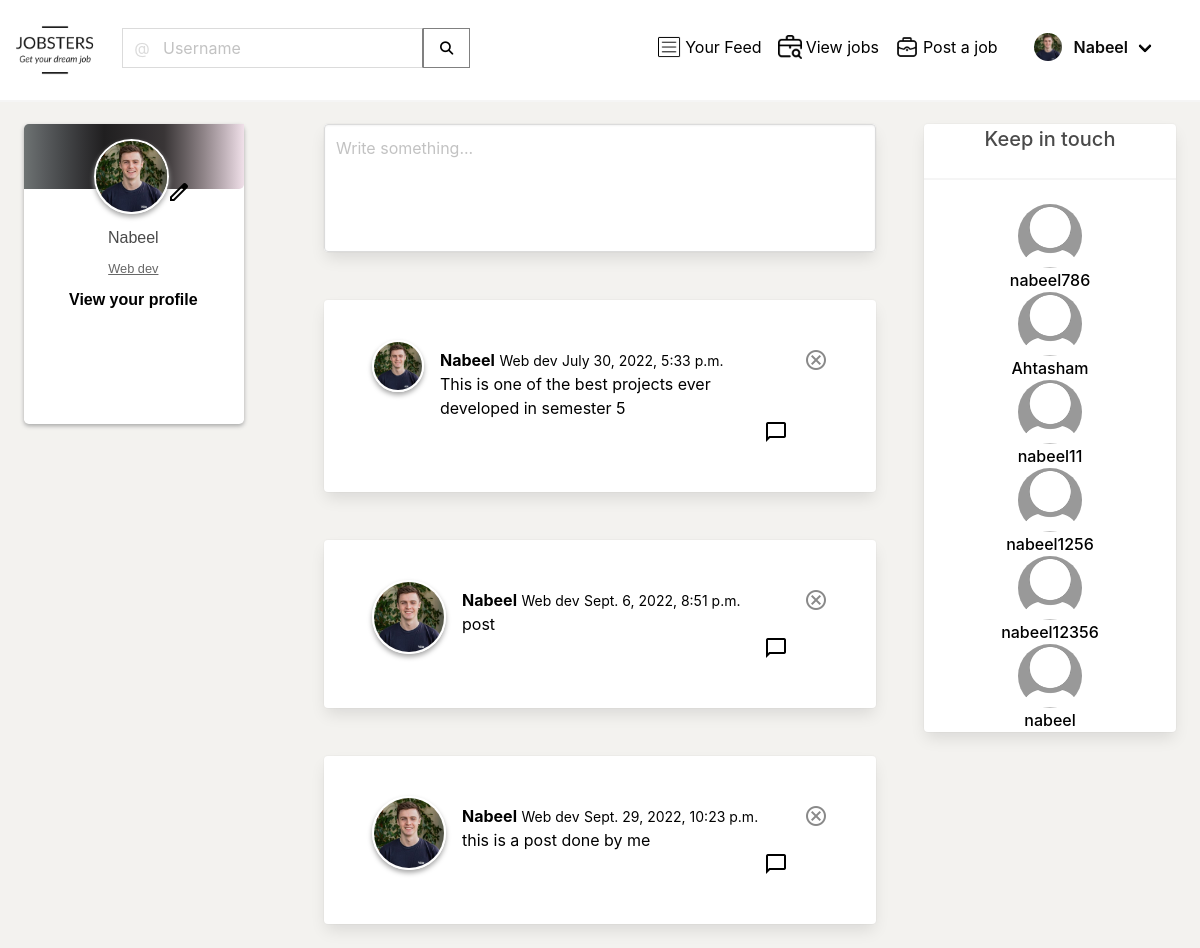
Page /global/ (signed in) on the committed database.
### global/models.py (models this page shows)
class UserProfile(models.Model):
    user = models.OneToOneField(User, primary_key=True, verbose_name='user',
                                related_name='profile', on_delete=models.CASCADE, db_constraint=False)
    name = models.CharField(max_length=30, blank=True, null=True)
    proffession = models.TextField(max_length=500, blank=True, null=True)
    birth_date=models.DateField(null=True, blank=True)
    location = models.CharField(max_length=100, blank=True, null=True)
    picture = models.ImageField(upload_to='uploads/profile_pictures', default='uploads/profile_pictures/default.png', blank=True)
    followers = models.ManyToManyField(User, blank=True, related_name='followers')
    resume = models.FileField(upload_to='documents/',
                              default='documents/yk_sugi_resume_new.docx', blank=True, null=True, validators=[FileExtensionValidator(['pdf'])])
    video_resume = models.FileField(upload_to='documents/',
                              default='documents/video_file.mp4', blank=True, null=True, validators=[FileExtensionValidator(['mp4'])])

class Post(models.Model):
    body=models.TextField()
    created_on=models.DateTimeField(default=timezone.now)
    author=models.ForeignKey(User,on_delete=models.CASCADE)

### global/views.py (the view, shortened to what this page needs)
# urls.py: path('',PostListView.as_view(),name='post-list'),
class PostListView(LoginRequiredMixin,View):
    def get(self,request,*args, **kwargs):
        current_user=request.user
        profile=UserProfile.objects.get(user=current_user.id)
        posts = Post.objects.filter(author=current_user)
        form=PostForm()
        suggested_user = UserProfile.objects.exclude(user_id=request.user.id)
        context={
            'post_list':posts,
            'form':form,
            'profile':profile,
            'suggested_user':suggested_user
        }
        return render(request,'global/post_list.html',context=context)

### global/forms.py
class PostForm(forms.ModelForm):
    body = forms.CharField(
        label='',
        widget=forms.Textarea(attrs={
            'name':'body',
            'rows': '7',
            'placeholder': 'Say Something...'
        }))
    class Meta:
        model=Post
        fields=['body']

### global/templates/global/post_list.html (shortened to what this page needs)
{% extends "landing/base.html" %}
{% load static %}
{% load crispy_forms_tags %}
{% block content %}
<div class="grid-parent">
   <article class="main m-5 card">
     <a href="{% url 'profile_edit' request.user.id %}">
        <div class="top"><span class="material-symbols-outlined" style="position: absolute; left:143px; top:56px;">
</span>
</a>
</div>
<a href="{% url 'profile_edit' request.user.id %}">
<img class="image is-rounded pic" src="{{ user.profile.picture.url }}" alt="">
</a>
        <div class="bottom">
        {% if user.is_authenticated %}
        <h3>{{ user.username }}</h3>
      {% endif %}
      {% if profile.proffession %}
      <p style="text-decoration: underline;">{{ profile.proffession }}</p>
      {% else %}
    <a href=" {% url 'profile_edit' request.user.id %} "><p>Add what you do <span style="font-size: .9rem;" class="material-symbols-outlined">
edit_square
</span></p></a>
      {% endif %}
          <a href="{% url 'profile' request.user.id %}" class="btn">View your profile</a>
        </div>
  <div class="second">
    <div class="is-flex is-flex-direction-column	">
    <div class="card share m-5 ">
      <textarea style="width: 100%; resize: none;" placeholder="Write something..."   class="js-modal-trigger textarea"  data-target="modal-js-example"></textarea>
    </div>
    {% for post in post_list  %}
  <a href=" {% url 'profile' request.user.id %} " style="color: black;">
    <article class="media m-5 p-6 card">
  <figure class="media-left mr-4">
      <img class="is-rounded pic-post"  src="{{ post.author.profile.picture.url }}">
  </figure>
  <div class="media-content">
    <div class="content">
      <p>
        <strong>{{ profile.user }}</strong> <small>{{ profile.proffession }}</small> <small>{{ post.created_on }}</small>
        <br>
   {{ post.body }}
      </p>
    </div>
    <nav class="level is-mobile">
      <div class="level-left">
        <a class="level-item">
            <a href=" {% url 'post_details' pk=post.pk %} " class="level-item" style="color: black;">
      <span class="material-symbols-outlined">
</span>
        </a>
        </a>
      </div>
    </nav>
  </div>
  <div class="media-right">
    {% if request.user == post.author %}
    <a href=" {% url 'post_remove' pk=post.pk %} "> <span class="material-symbols-outlined" style="color: rgb(137, 137, 137);">
    {% endif %}
</span> </a>
  </div>
</article>
</a>
{% endfor %}
</div>
  </div>
  <div class="col m-5">
    <div class="card friends">
      <h1 class="has-text-centered is-size-5">Keep in touch</h1>
      <hr />
      <ul class="is-flex is-flex-direction-column is-align-items-center">
        {% for user in  suggested_user  %}
          <a href=" {% url 'profile' user.user.id %} ">
        <li class="is-flex is-flex-direction-column is-align-items-center">
          <img src="{{ user.picture.url }}" alt="Helen Johnson" />
          <h1 >{{ user.user }}</h1>
        </li>
        </a>
        {% endfor %}
      </ul>
    </div>
  </div>
{% endblock content %}

### landing/templates/landing/base.html (shortened to what this page needs)
<!DOCTYPE html>
{% load static %}
<html lang="en">
<head>
    <link rel="stylesheet" href="https://cdn.jsdelivr.net/npm/bulma@0.9.4/css/bulma.min.css">
        <link rel="stylesheet" href=" {% static 'landing/styles/style.css' %} ">
</head>
<body>
 {% include 'landing/navbar.html' %}
    {% block content %}
    {% endblock content %}
<script src="https://kit.fontawesome.com/4618d5d0ad.js"></script></body>
</html>

### landing/templates/landing/navbar.html (shortened to what this page needs)
{% load static %}
<nav class="navbar is-white
 has-shadow pb-5" role="navigation" aria-label="main navigation" >
  <div class="navbar-brand">
    <a href="{% url 'index' %}">
<div class="is-size-2">
    <img style="
    height: auto;
    width: auto;
    margin-bottom: -61px;
    margin-top: -143px;
    max-height: 110px;
    max-width: 145px;" src=" {% static 'landing/images/logo.png' %} " alt="" >
</div>
    </a>
  </div>
  <div id="navbarBasicExample" class="navbar-menu">
    <div class="navbar-start "style="margin-right: 20px; margin-top: 20px;">
         <div class="navbar-item">
     <div class="control has-icons-left has-icon-right is-flex">
      <form style="display:flex;" method="GET" action="{% url 'profile-search' %}">
  <input style="border-right: 1px solid gray;" class="input" type="text" placeholder="Username" name="query" value="{{ request.GET.query }}">
  <span class="icon is-small is-left">
  </span>
  <button style="background-color:transparent; border:0.25px solid gray; padding-right:1rem; padding-left:1rem; cursor: pointer;">  <i class="fas fa-search"></i></button>
</form>
</div>
      </div>
    </div>
    <div class="navbar-end">
      <div class="navbar-item">
        {% if not user.is_authenticated %}
        <div class="buttons" >
          <a class="button is-dark mr-4" href="{% url 'account_signup' %}">
           Sign up
          </a>
          <a href="{% url 'account_login' %}" class="button is-outlined is-responsive">
            Log in
          </a>
        </div>
        {% else %}
        <div class="buttons">
          <a href=" {% url 'feed' request.user.id %}" style="color: black;">
            <span class="icon-text mr-4">
              <span class="icon">
                 <img  src=" {% static "landing/images/icons8-activity-feed-50.png" %} " alt="">
              </span>
              <span>Your Feed</span>
            </span>
            </a>
                  <a href=" {% url 'jobs' %}" style="color: black;">
<span class="icon-text mr-4">
  <span class="icon">
     <img  src=" {% static "landing/images/suitcase.png" %} " alt="">
  </span>
  <span>View jobs</span>
</span>
</a>
          <a href=" {% url 'create_job' %} " style="color: black;">
<span class="icon-text mr-5">
  <span class="icon">
     <img  src=" {% static "landing/images/briefcase.png" %} " alt="">
  </span>
  <span>Post a job</span>
</span>
</a>
           <div class="navbar-item has-dropdown is-hoverable" style="color: black;">
        <a href="{% url 'profile' request.user.id %}" class="navbar-link" href="">
          <p class="image is-36x36 mr-3 ">
      <img class="is-rounded " src="{{ request.user.profile.picture.url }}">
    </p> <span class="has-text-weight-semibold">{{ request.user.username }}</span>
        </a>
      </div>
        </div>
        {% endif %}
      </div>
    </div>
  </div>
</nav>

### static/landing/styles/style.css (style rules this page uses)
a { color: inherit; text-decoration: none; }
a { color: black; }
@media (min-width: 600px) { .buttons { margin-right: 20px; margin-top: 10px; } }
* { padding: 0; box-sizing: border-box; }
@media (min-width: 750px) { .grid-parent { display: grid; grid-template-columns: repeat(3, 1fr); } }
.main { width: 220px; height: 300px; position: relative; display: block; box-shadow: 0px 2px 4px darkgrey; transition: all .5s ease-in-out; border-radius: .3rem; }
.top { position: absolute; width: 100%; height: 65px; background-image: linear-gradient(to left, #f0e0e9, #bfb1b8, #908589, #635c5e, #393536, #302d2f, #282627, #201f20, #323234, #454749, #595c5e, #6e7373); border-top-left-radius: .3rem; border-bottom-right-radius: .3rem; }
.bottom { position: absolute; top: 74px; text-align: center; line-height: 1; left: 45px; white-space: normal; }
.pic { background-size: cover; width: 75px; border-radius: 50%; position: absolute; top: 15px; left: 70px; box-shadow: 0px 3px 5px darkgrey; border: solid 2px white; transition: all 1s ease-in-out; }
.pic-post { width: 74px; margin-top: -0.5rem; border-radius: 50%; box-shadow: 0px 3px 5px darkgrey; border: solid 2px white; transition: all 1s ease-in-out; }
.bottom h3 { margin: 2em 0em 0em; font-family: Arial; }
.btn { text-decoration: none; font-size: 1rem; color: black; font-weight: 700; font-family: Arial, sans-serif; }
.bottom p { color: #676767; font-weight: 100; font-family: Arial, sans-serif; font-size: 0.8rem; line-height: 1.5; margin-top: 1em; margin-bottom: 1em; }
.friends:after { content: ""; display: table; clear: both; }
.friends h1 { font-weight: 500; font-size: 1em; }
.friends img { height: 64px; width: 64px; border-radius: 100%; }
.input { width: 100%; box-shadow: none; border-radius: 0; }
@media (min-width: 750px) { .grid-parent { display: grid; grid-template-columns: 0.5fr 1fr 0.5fr; } }

### global/templates/global/post_list.html (style rules this page uses)
body { background-color: #f3f2ef; box-sizing: border-box; padding: 0; margin: 0; min-height: 100%; }
html { height: 100% }
a { color: black; }

### rows in the picture
UserProfile: proffession "Web dev", user "Nabeel"
Post: author.profile.picture (picture), created_on "July 30, 2022, 5:33 p.m.", body "This is one of the best projects ever developed in semester 5"
Post: author.profile.picture (picture), created_on "Sept. 6, 2022, 8:51 p.m.", body "post"
Post: author.profile.picture (picture), created_on "Sept. 29, 2022, 10:23 p.m.", body "this is a post done by me"
UserProfile: picture (placeholder picture), user "nabeel786"
UserProfile: picture (placeholder picture), user "Ahtasham"
UserProfile: picture (placeholder picture), user "nabeel11"
UserProfile: picture (placeholder picture), user "nabeel1256"
UserProfile: picture (placeholder picture), user "nabeel12356"
UserProfile: picture (placeholder picture), user "nabeel"

### other values in the picture
{{ request.user.username }} "Nabeel"
{{ user.username }} "Nabeel"
